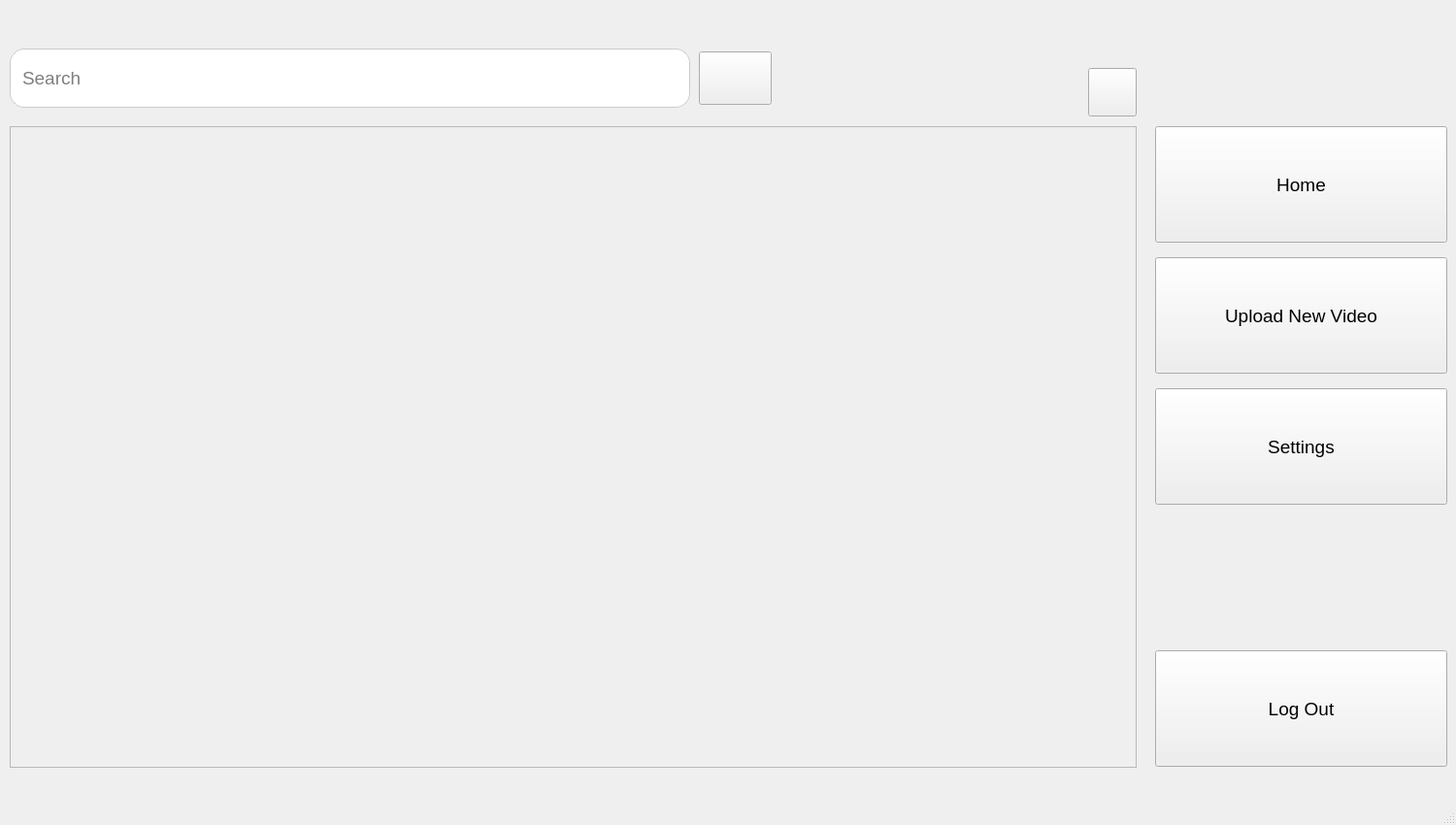
<?xml version="1.0" encoding="UTF-8"?>
<ui version="4.0">
 <class>MainWindow</class>
 <widget class="QMainWindow" name="MainWindow">
  <property name="geometry">
   <rect>
    <x>0</x>
    <y>0</y>
    <width>1500</width>
    <height>850</height>
   </rect>
  </property>
  <property name="windowTitle">
   <string>MainWindow</string>
  </property>
  <widget class="QWidget" name="centralwidget">
   <widget class="QPushButton" name="upload_button">
    <property name="geometry">
     <rect>
      <x>1190</x>
      <y>265</y>
      <width>301</width>
      <height>120</height>
     </rect>
    </property>
    <property name="font">
     <font>
      <pointsize>14</pointsize>
     </font>
    </property>
    <property name="text">
     <string>Upload New Video</string>
    </property>
   </widget>
   <widget class="QLabel" name="label">
    <property name="geometry">
     <rect>
      <x>1420</x>
      <y>290</y>
      <width>70</width>
      <height>70</height>
     </rect>
    </property>
    <property name="text">
     <string/>
    </property>
    <property name="pixmap">
     <pixmap>upload-removebg-preview.png</pixmap>
    </property>
    <property name="scaledContents">
     <bool>true</bool>
    </property>
   </widget>
   <widget class="QPushButton" name="settings_button">
    <property name="geometry">
     <rect>
      <x>1190</x>
      <y>400</y>
      <width>301</width>
      <height>120</height>
     </rect>
    </property>
    <property name="font">
     <font>
      <pointsize>14</pointsize>
     </font>
    </property>
    <property name="text">
     <string>Settings</string>
    </property>
   </widget>
   <widget class="QLabel" name="label_2">
    <property name="geometry">
     <rect>
      <x>1420</x>
      <y>430</y>
      <width>60</width>
      <height>60</height>
     </rect>
    </property>
    <property name="text">
     <string/>
    </property>
    <property name="pixmap">
     <pixmap>settings-removebg-preview.png</pixmap>
    </property>
    <property name="scaledContents">
     <bool>true</bool>
    </property>
   </widget>
   <widget class="QLabel" name="label_3">
    <property name="geometry">
     <rect>
      <x>1180</x>
      <y>0</y>
      <width>291</width>
      <height>111</height>
     </rect>
    </property>
    <property name="text">
     <string/>
    </property>
    <property name="pixmap">
     <pixmap>logo-removebg-preview (1).png</pixmap>
    </property>
    <property name="scaledContents">
     <bool>true</bool>
    </property>
   </widget>
   <widget class="QLineEdit" name="serch_bar">
    <property name="geometry">
     <rect>
      <x>10</x>
      <y>50</y>
      <width>701</width>
      <height>61</height>
     </rect>
    </property>
    <property name="font">
     <font>
      <pointsize>14</pointsize>
     </font>
    </property>
    <property name="styleSheet">
     <string notr="true">border: 1px solid #ccc;
    border-radius: 15px;
    padding: 6px 10px;
    background-color: white;
</string>
    </property>
    <property name="placeholderText">
     <string>Search</string>
    </property>
   </widget>
   <widget class="QPushButton" name="serch_button">
    <property name="geometry">
     <rect>
      <x>720</x>
      <y>53</y>
      <width>75</width>
      <height>55</height>
     </rect>
    </property>
    <property name="text">
     <string/>
    </property>
    <property name="icon">
     <iconset>
      <normaloff>search-removebg-preview.png</normaloff>search-removebg-preview.png</iconset>
    </property>
   </widget>
   <widget class="QScrollArea" name="scrollArea">
    <property name="geometry">
     <rect>
      <x>10</x>
      <y>130</y>
      <width>1161</width>
      <height>661</height>
     </rect>
    </property>
    <property name="maximumSize">
     <size>
      <width>1400</width>
      <height>16777215</height>
     </size>
    </property>
    <property name="layoutDirection">
     <enum>Qt::LeftToRight</enum>
    </property>
    <property name="widgetResizable">
     <bool>true</bool>
    </property>
    <widget class="QWidget" name="scrollAreaWidgetContents">
     <property name="geometry">
      <rect>
       <x>0</x>
       <y>0</y>
       <width>1159</width>
       <height>659</height>
      </rect>
     </property>
     <layout class="QGridLayout" name="gridLayout"/>
    </widget>
   </widget>
   <widget class="QPushButton" name="Logout_button">
    <property name="geometry">
     <rect>
      <x>1190</x>
      <y>670</y>
      <width>301</width>
      <height>120</height>
     </rect>
    </property>
    <property name="font">
     <font>
      <pointsize>14</pointsize>
     </font>
    </property>
    <property name="text">
     <string>Log Out</string>
    </property>
   </widget>
   <widget class="QLabel" name="label_4">
    <property name="geometry">
     <rect>
      <x>1430</x>
      <y>710</y>
      <width>41</width>
      <height>51</height>
     </rect>
    </property>
    <property name="text">
     <string/>
    </property>
    <property name="pixmap">
     <pixmap>log_out-removebg-preview.png</pixmap>
    </property>
    <property name="scaledContents">
     <bool>true</bool>
    </property>
   </widget>
   <widget class="QPushButton" name="home_button">
    <property name="geometry">
     <rect>
      <x>1190</x>
      <y>130</y>
      <width>301</width>
      <height>120</height>
     </rect>
    </property>
    <property name="font">
     <font>
      <pointsize>14</pointsize>
     </font>
    </property>
    <property name="text">
     <string>Home</string>
    </property>
   </widget>
   <widget class="QLabel" name="label_5">
    <property name="geometry">
     <rect>
      <x>1420</x>
      <y>160</y>
      <width>60</width>
      <height>60</height>
     </rect>
    </property>
    <property name="text">
     <string/>
    </property>
    <property name="pixmap">
     <pixmap>home-removebg-preview.png</pixmap>
    </property>
    <property name="scaledContents">
     <bool>true</bool>
    </property>
   </widget>
   <widget class="QPushButton" name="refresh_button">
    <property name="geometry">
     <rect>
      <x>1121</x>
      <y>70</y>
      <width>50</width>
      <height>50</height>
     </rect>
    </property>
    <property name="text">
     <string/>
    </property>
    <property name="icon">
     <iconset>
      <normaloff>refresh-removebg-preview.png</normaloff>refresh-removebg-preview.png</iconset>
    </property>
    <property name="iconSize">
     <size>
      <width>30</width>
      <height>30</height>
     </size>
    </property>
   </widget>
  </widget>
  <widget class="QMenuBar" name="menubar">
   <property name="geometry">
    <rect>
     <x>0</x>
     <y>0</y>
     <width>1500</width>
     <height>21</height>
    </rect>
   </property>
  </widget>
  <widget class="QStatusBar" name="statusbar"/>
 </widget>
 <resources/>
 <connections/>
</ui>
